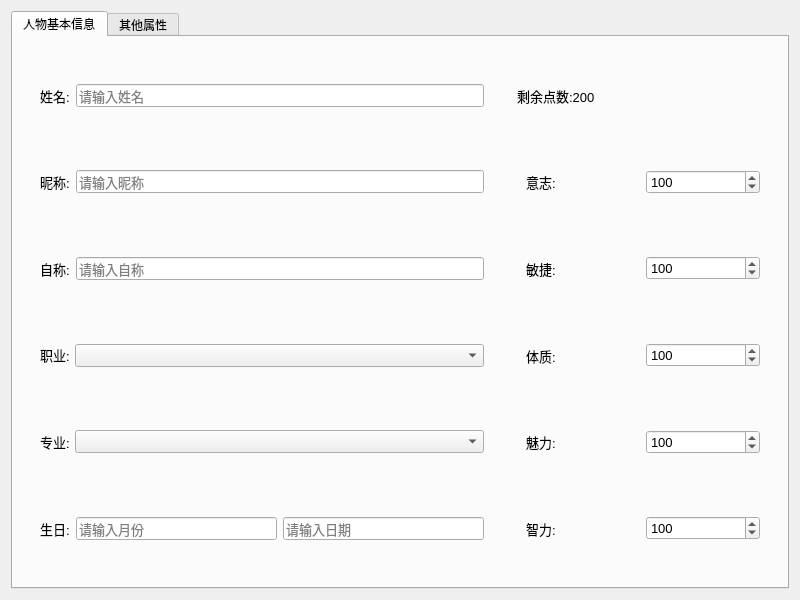
<?xml version="1.0" encoding="UTF-8"?>
<ui version="4.0">
 <class>CreateLead</class>
 <widget class="QWidget" name="CreateLead">
  <property name="geometry">
   <rect>
    <x>0</x>
    <y>0</y>
    <width>800</width>
    <height>600</height>
   </rect>
  </property>
  <property name="windowTitle">
   <string>主角创建</string>
  </property>
  <layout class="QHBoxLayout" name="horizontalLayout">
   <item>
    <widget class="QTabWidget" name="tabWidget">
     <property name="currentIndex">
      <number>0</number>
     </property>
     <widget class="QWidget" name="tab">
      <attribute name="title">
       <string>人物基本信息</string>
      </attribute>
      <layout class="QHBoxLayout" name="horizontalLayout_13">
       <item>
        <widget class="QWidget" name="nameAddMajor" native="true">
         <property name="minimumSize">
          <size>
           <width>270</width>
           <height>290</height>
          </size>
         </property>
         <layout class="QVBoxLayout" name="verticalLayout">
          <item>
           <widget class="QWidget" name="name" native="true">
            <property name="minimumSize">
             <size>
              <width>236</width>
              <height>36</height>
             </size>
            </property>
            <property name="font">
             <font>
              <pointsize>10</pointsize>
             </font>
            </property>
            <layout class="QHBoxLayout" name="horizontalLayout_2">
             <item>
              <widget class="QLabel" name="nameLable">
               <property name="font">
                <font>
                 <pointsize>10</pointsize>
                </font>
               </property>
               <property name="text">
                <string>姓名:</string>
               </property>
              </widget>
             </item>
             <item>
              <widget class="QLineEdit" name="nameInput">
               <property name="minimumSize">
                <size>
                 <width>135</width>
                 <height>21</height>
                </size>
               </property>
               <property name="font">
                <font>
                 <pointsize>10</pointsize>
                </font>
               </property>
               <property name="toolTip">
                <string notr="true">别人对你的称呼.</string>
               </property>
               <property name="placeholderText">
                <string>请输入姓名</string>
               </property>
              </widget>
             </item>
            </layout>
           </widget>
          </item>
          <item>
           <widget class="QWidget" name="nickName" native="true">
            <property name="minimumSize">
             <size>
              <width>236</width>
              <height>36</height>
             </size>
            </property>
            <property name="font">
             <font>
              <pointsize>10</pointsize>
             </font>
            </property>
            <layout class="QHBoxLayout" name="horizontalLayout_3">
             <item>
              <widget class="QLabel" name="nickNameLable">
               <property name="font">
                <font>
                 <pointsize>10</pointsize>
                </font>
               </property>
               <property name="toolTip">
                <string/>
               </property>
               <property name="text">
                <string>昵称:</string>
               </property>
              </widget>
             </item>
             <item>
              <widget class="QLineEdit" name="nickNameInput">
               <property name="minimumSize">
                <size>
                 <width>135</width>
                 <height>21</height>
                </size>
               </property>
               <property name="font">
                <font>
                 <pointsize>10</pointsize>
                </font>
               </property>
               <property name="toolTip">
                <string>亲近的人对你的称呼.</string>
               </property>
               <property name="placeholderText">
                <string>请输入昵称</string>
               </property>
              </widget>
             </item>
            </layout>
           </widget>
          </item>
          <item>
           <widget class="QWidget" name="claimed" native="true">
            <property name="minimumSize">
             <size>
              <width>236</width>
              <height>36</height>
             </size>
            </property>
            <property name="font">
             <font>
              <pointsize>10</pointsize>
             </font>
            </property>
            <layout class="QHBoxLayout" name="horizontalLayout_4">
             <item>
              <widget class="QLabel" name="ClaimedLable">
               <property name="font">
                <font>
                 <pointsize>10</pointsize>
                </font>
               </property>
               <property name="toolTip">
                <string/>
               </property>
               <property name="text">
                <string>自称:</string>
               </property>
              </widget>
             </item>
             <item>
              <widget class="QLineEdit" name="claimedInput">
               <property name="minimumSize">
                <size>
                 <width>135</width>
                 <height>21</height>
                </size>
               </property>
               <property name="font">
                <font>
                 <pointsize>10</pointsize>
                </font>
               </property>
               <property name="toolTip">
                <string>顾名思义,自己对自己的称呼,比如我.</string>
               </property>
               <property name="placeholderText">
                <string>请输入自称</string>
               </property>
              </widget>
             </item>
            </layout>
           </widget>
          </item>
          <item>
           <widget class="QWidget" name="Occupation" native="true">
            <property name="minimumSize">
             <size>
              <width>236</width>
              <height>36</height>
             </size>
            </property>
            <layout class="QHBoxLayout" name="horizontalLayout_11">
             <item>
              <widget class="QLabel" name="OccupationLable">
               <property name="maximumSize">
                <size>
                 <width>29</width>
                 <height>22</height>
                </size>
               </property>
               <property name="font">
                <font>
                 <pointsize>10</pointsize>
                </font>
               </property>
               <property name="toolTip">
                <string/>
               </property>
               <property name="text">
                <string>职业:</string>
               </property>
              </widget>
             </item>
             <item>
              <widget class="QComboBox" name="selectOccupation">
               <property name="minimumSize">
                <size>
                 <width>180</width>
                 <height>21</height>
                </size>
               </property>
               <property name="font">
                <font>
                 <pointsize>10</pointsize>
                </font>
               </property>
               <property name="toolTip">
                <string>这是你现在的职业,现在并不影响什么.</string>
               </property>
              </widget>
             </item>
            </layout>
           </widget>
          </item>
          <item>
           <widget class="QWidget" name="Major" native="true">
            <property name="minimumSize">
             <size>
              <width>236</width>
              <height>36</height>
             </size>
            </property>
            <layout class="QHBoxLayout" name="horizontalLayout_5">
             <item>
              <widget class="QLabel" name="MajorLable">
               <property name="maximumSize">
                <size>
                 <width>29</width>
                 <height>16777215</height>
                </size>
               </property>
               <property name="font">
                <font>
                 <pointsize>10</pointsize>
                </font>
               </property>
               <property name="toolTip">
                <string/>
               </property>
               <property name="text">
                <string>专业:</string>
               </property>
              </widget>
             </item>
             <item>
              <widget class="QComboBox" name="selectMajor">
               <property name="minimumSize">
                <size>
                 <width>180</width>
                 <height>21</height>
                </size>
               </property>
               <property name="font">
                <font>
                 <pointsize>10</pointsize>
                </font>
               </property>
               <property name="toolTip">
                <string>这是你本科的专业,暂时只影响你的技能.</string>
               </property>
              </widget>
             </item>
            </layout>
           </widget>
          </item>
          <item>
           <widget class="QWidget" name="birthday" native="true">
            <property name="minimumSize">
             <size>
              <width>236</width>
              <height>36</height>
             </size>
            </property>
            <layout class="QHBoxLayout" name="horizontalLayout_10">
             <item>
              <widget class="QLabel" name="birthdayLable">
               <property name="font">
                <font>
                 <pointsize>10</pointsize>
                </font>
               </property>
               <property name="text">
                <string>生日:</string>
               </property>
              </widget>
             </item>
             <item>
              <widget class="QLineEdit" name="monthInput">
               <property name="minimumSize">
                <size>
                 <width>72</width>
                 <height>21</height>
                </size>
               </property>
               <property name="maximumSize">
                <size>
                 <width>16777215</width>
                 <height>16777215</height>
                </size>
               </property>
               <property name="font">
                <font>
                 <pointsize>10</pointsize>
                </font>
               </property>
               <property name="toolTip">
                <string notr="true"/>
               </property>
               <property name="placeholderText">
                <string>请输入月份</string>
               </property>
              </widget>
             </item>
             <item>
              <widget class="QLineEdit" name="dayInput">
               <property name="minimumSize">
                <size>
                 <width>72</width>
                 <height>21</height>
                </size>
               </property>
               <property name="maximumSize">
                <size>
                 <width>16777215</width>
                 <height>16777215</height>
                </size>
               </property>
               <property name="font">
                <font>
                 <pointsize>10</pointsize>
                </font>
               </property>
               <property name="toolTip">
                <string notr="true"/>
               </property>
               <property name="placeholderText">
                <string>请输入日期</string>
               </property>
              </widget>
             </item>
            </layout>
           </widget>
          </item>
         </layout>
        </widget>
       </item>
       <item>
        <widget class="QWidget" name="AttributeTemp" native="true">
         <property name="minimumSize">
          <size>
           <width>270</width>
           <height>290</height>
          </size>
         </property>
         <layout class="QVBoxLayout" name="verticalLayout_2">
          <item>
           <widget class="QLabel" name="PointsRemaining">
            <property name="font">
             <font>
              <pointsize>10</pointsize>
             </font>
            </property>
            <property name="text">
             <string>剩余点数:200</string>
            </property>
           </widget>
          </item>
          <item>
           <widget class="QWidget" name="Willpower" native="true">
            <layout class="QHBoxLayout" name="horizontalLayout_9">
             <item>
              <widget class="QLabel" name="WillpowerLable">
               <property name="font">
                <font>
                 <pointsize>10</pointsize>
                </font>
               </property>
               <property name="text">
                <string>意志:</string>
               </property>
              </widget>
             </item>
             <item>
              <widget class="QSpinBox" name="WillpowerInput">
               <property name="font">
                <font>
                 <pointsize>10</pointsize>
                </font>
               </property>
               <property name="toolTip">
                <string>&lt;html&gt;&lt;head/&gt;&lt;body&gt;&lt;p&gt;标准值100,作用对抗催眠、洗脑、交涉、讨价还价等等的行为.可以通过成功抵抗上述行为而增加.&lt;/p&gt;&lt;/body&gt;&lt;/html&gt;</string>
               </property>
               <property name="minimum">
                <number>60</number>
               </property>
               <property name="maximum">
                <number>10000</number>
               </property>
               <property name="value">
                <number>100</number>
               </property>
              </widget>
             </item>
            </layout>
           </widget>
          </item>
          <item>
           <widget class="QWidget" name="Quick" native="true">
            <layout class="QHBoxLayout" name="horizontalLayout_8">
             <item>
              <widget class="QLabel" name="QuickLable">
               <property name="font">
                <font>
                 <pointsize>10</pointsize>
                </font>
               </property>
               <property name="text">
                <string>敏捷:</string>
               </property>
              </widget>
             </item>
             <item>
              <widget class="QSpinBox" name="QuickInput">
               <property name="font">
                <font>
                 <pointsize>10</pointsize>
                </font>
               </property>
               <property name="toolTip">
                <string>标准值100,作用修正体力消耗和技术.多做做就提升了.做什么,兄弟你要知道这是一个黄油,你说做什么?</string>
               </property>
               <property name="minimum">
                <number>60</number>
               </property>
               <property name="maximum">
                <number>10000</number>
               </property>
               <property name="value">
                <number>100</number>
               </property>
              </widget>
             </item>
            </layout>
           </widget>
          </item>
          <item>
           <widget class="QWidget" name="Physique" native="true">
            <layout class="QHBoxLayout" name="horizontalLayout_7">
             <item>
              <widget class="QLabel" name="PhysiqueLable">
               <property name="font">
                <font>
                 <pointsize>10</pointsize>
                </font>
               </property>
               <property name="text">
                <string>体质:</string>
               </property>
              </widget>
             </item>
             <item>
              <widget class="QSpinBox" name="PhysiqueInput">
               <property name="font">
                <font>
                 <pointsize>10</pointsize>
                </font>
               </property>
               <property name="toolTip">
                <string>标准值100,影响行动,每次行动都要消耗这个值.可以通过锻炼来增加这个值.</string>
               </property>
               <property name="minimum">
                <number>60</number>
               </property>
               <property name="maximum">
                <number>10000</number>
               </property>
               <property name="value">
                <number>100</number>
               </property>
              </widget>
             </item>
            </layout>
           </widget>
          </item>
          <item>
           <widget class="QWidget" name="Charm" native="true">
            <layout class="QHBoxLayout" name="horizontalLayout_6">
             <item>
              <widget class="QLabel" name="CharmLable">
               <property name="font">
                <font>
                 <pointsize>10</pointsize>
                </font>
               </property>
               <property name="text">
                <string>魅力:</string>
               </property>
              </widget>
             </item>
             <item>
              <widget class="QSpinBox" name="CharmInput">
               <property name="font">
                <font>
                 <pointsize>10</pointsize>
                </font>
               </property>
               <property name="toolTip">
                <string>标准值为100,影响好感度和交涉等.主角可以通过系统提升.</string>
               </property>
               <property name="minimum">
                <number>60</number>
               </property>
               <property name="maximum">
                <number>10000</number>
               </property>
               <property name="value">
                <number>100</number>
               </property>
              </widget>
             </item>
            </layout>
           </widget>
          </item>
          <item>
           <widget class="QWidget" name="Intelligence" native="true">
            <layout class="QHBoxLayout" name="horizontalLayout_12">
             <item>
              <widget class="QLabel" name="IntelligenceLable">
               <property name="font">
                <font>
                 <pointsize>10</pointsize>
                </font>
               </property>
               <property name="text">
                <string>智力:</string>
               </property>
              </widget>
             </item>
             <item>
              <widget class="QSpinBox" name="IntelligenceInput">
               <property name="font">
                <font>
                 <pointsize>10</pointsize>
                </font>
               </property>
               <property name="toolTip">
                <string>标准值为100,影响技能的学习.可以通过学习新的技能,或者提升原有技能的等级来提升.</string>
               </property>
               <property name="minimum">
                <number>60</number>
               </property>
               <property name="maximum">
                <number>10000</number>
               </property>
               <property name="value">
                <number>100</number>
               </property>
              </widget>
             </item>
            </layout>
           </widget>
          </item>
         </layout>
        </widget>
       </item>
      </layout>
     </widget>
     <widget class="QWidget" name="tab_2">
      <attribute name="title">
       <string>其他属性</string>
      </attribute>
     </widget>
    </widget>
   </item>
  </layout>
 </widget>
 <resources/>
 <connections/>
</ui>
